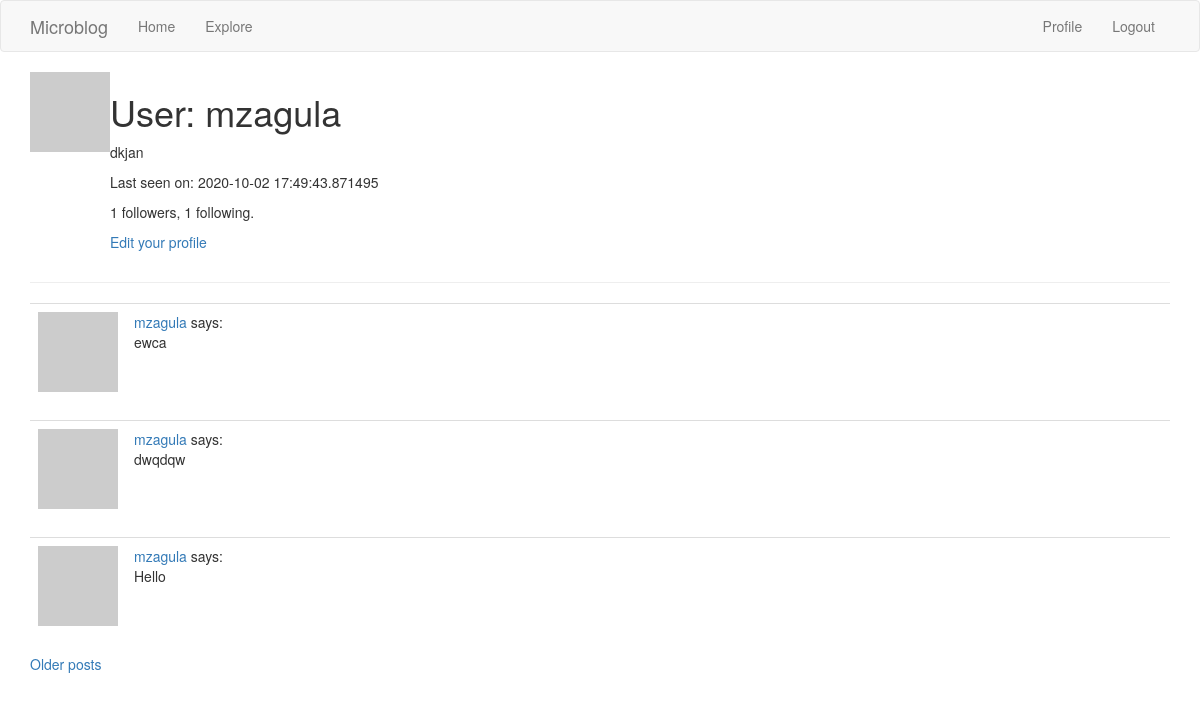
Page /user/mzagula (signed in) on the earlier database version.
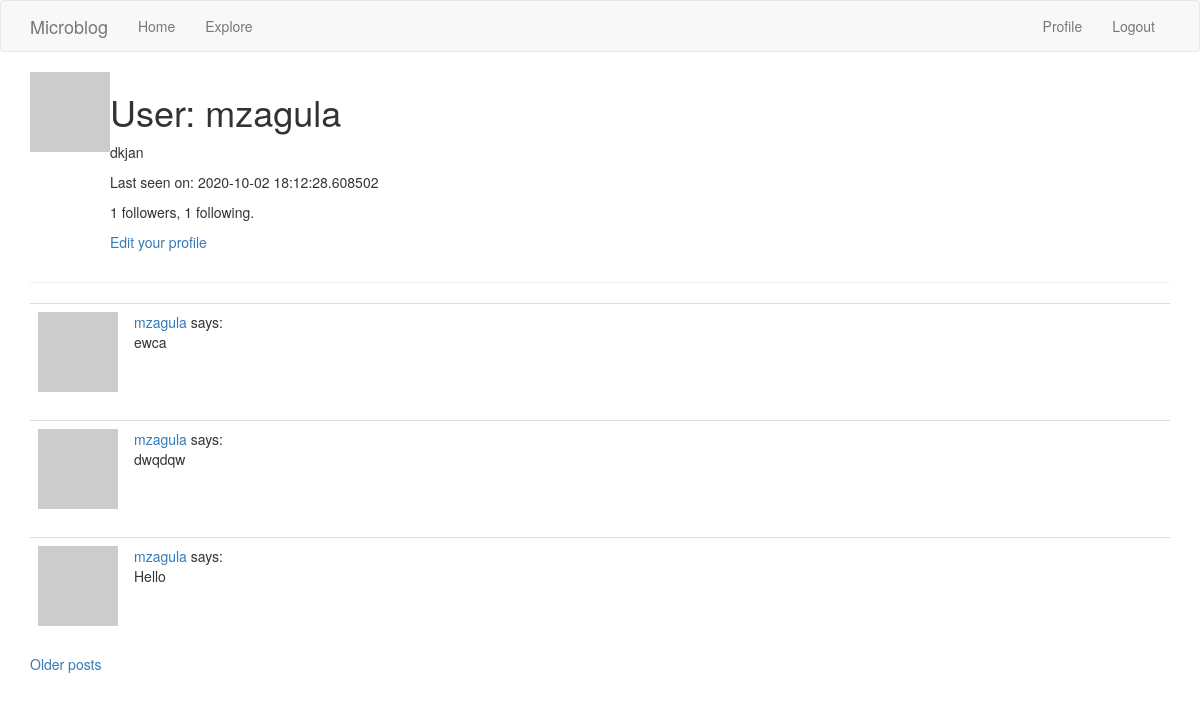
Same page on the later database version.
### app/models.py (models this page shows, shortened)
class User(UserMixin, db.Model):
    id = db.Column(db.Integer, primary_key=True)
    username = db.Column(db.String(64), index=True, unique=True)
    email = db.Column(db.String(120), index=True, unique=True)
    password_hash = db.Column(db.String(128))
    posts = db.relationship('Post', backref='author', lazy='dynamic')
    about_me = db.Column(db.String(140))
    last_seen = db.Column(db.DateTime, default=datetime.utcnow)
    followed = db.relationship('User', secondary=followers,
                               primaryjoin=(followers.c.follower_id == id),
                               secondaryjoin=(followers.c.followed_id == id),
                               backref=db.backref('followers', lazy='dynamic'),
                               lazy='dynamic')
    def avatar(self, size):
        digest = md5(self.email.lower().encode('utf-8')).hexdigest()
        return 'https://www.gravatar.com/avatar/{}?=identicon&s={}'.format(digest, size)

class Post(db.Model):
    id = db.Column(db.Integer, primary_key=True)
    body = db.Column(db.String(140))
    timestamp = db.Column(db.DateTime, index=True, default=datetime.utcnow)
    user_id = db.Column(db.Integer, db.ForeignKey('user.id'))

### app/routes.py (the view)
@app.route('/user/<username>')
@login_required
def user(username):
    user = User.query.filter_by(username=username).first_or_404()
    page = request.args.get('page', 1, type=int)
    posts = user.posts.order_by(Post.timestamp.desc()).paginate(
        page, app.config['POSTS_PER_PAGE'], False)
    next_url = url_for('user', username=user.username, page=posts.next_num) \
        if posts.has_next else None
    prev_url = url_for('user', username=user.username, page=posts.prev_num) \
        if posts.has_prev else None
    form = EmptyForm()
    return render_template('user.html', user=user, posts=posts.items,
                           next_url=next_url, prev_url=prev_url, form=form)

### app/models.py (called while the page is built)
@login.user_loader
def user_loader(id):
    return User.query.get(int(id))

### app/routes.py (called while the page is built)
@app.before_request
def before_request():
    if current_user.is_authenticated:
        current_user.last_seen = datetime.utcnow()
        db.session.commit()

### app/templates/user.html (shortened to what this page needs)
{% extends "base.html" %}
{% block app_content %}
    <table>
        <tr valign="top">
            <td><img src="{{ user.avatar(128) }}"></td>
            <td>
                <h1>User: {{ user.username }}</h1>
                {% if user.about_me %}<p>{{ user.about_me }}</p>{% endif %}
                {% if user.last_seen %}<p>Last seen on: {{ user.last_seen }}</p>{% endif %}
                <p>{{ user.followers.count() }} followers, {{ user.followed.count() }} following. </p>
                {% if user == current_user %}
                <p><a href="{{ url_for('edit_profile') }}">Edit your profile</a></p>
                {% endif %}
            </td>
        </tr>
    </table>
    <hr>
    {% for post in posts %}
        {% include '_post.html' %}
    {% endfor %}
    {% if next_url %}
    <a href=" next_url ">Older posts</a>
    {% endif %}
{% endblock %}

### app/templates/base.html (shortened to what this page needs)
{% extends 'bootstrap/base.html' %}
{% block navbar %}
    <nav class="navbar navbar-default">
        <div class="container">
            <div class="navbar-header">
                <a class="navbar-brand" href="{{ url_for('index') }}">Microblog</a>
            </div>
            <div class="collapse navbar-collapse" id="bs-example-navbar-collapse-1">
                <ul class="nav navbar-nav">
                    <li><a href="{{ url_for('index') }}">Home</a></li>
                    <li><a href="{{ url_for('explore') }}">Explore</a></li>
                </ul>
                <ul class="nav navbar-nav navbar-right">
                    {% if current_user.is_anonymous %}
                    <li><a href="{{ url_for('login') }}">Login</a></li>
                    {% else %}
                    <li><a href="{{ url_for('user', username=current_user.username)  }}">Profile</a></li>
                    <li><a href="{{ url_for('logout') }}">Logout</a></li>
                    {% endif %}
                </ul>
            </div>
        </div>
    </nav>
{% endblock %}
{% block content %}
    <div class="container">
        {% block app_content %}{% endblock %}
    </div>
{% endblock %}

### app/templates/_post.html
<table class="table table-hover">
    <tr>
        <td width="70px">
            <a href="{{ url_for('user', username=post.author.username) }}">
                <img src="{{ post.author.avatar(70) }}">
            </a>
        </td>
        <td>
            <a href="{{ url_for('user',username=post.author.username) }}">
                     {{ post.author.username }}
            </a>
            says: <br>{{ post.body }}
        </td>
    </tr>
</table>

Differences in the rows shown:
changed User "mzagula": last_seen "2020-10-02 17:49:43.871495" → "2020-10-02 18:12:28.608502"
